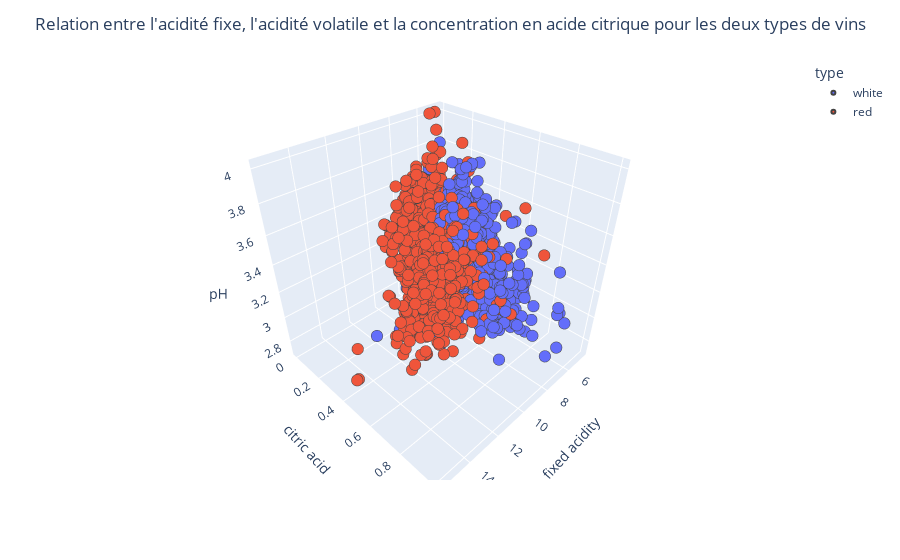

Notebook code cell kept with this figure:
### Code cell
fig = px.scatter_3d(
    train_set,
    x="fixed acidity",
    y="citric acid",
    z="pH",
    color="type",
)
fig.update_traces(
    marker=dict(size=4, line=dict(width=2)),
    selector=dict(mode="markers"),
)
fig.update_layout(
    title_text="Relation entre l'acidité fixe, l'acidité volatile et la concentration en acide citrique pour les deux types de vins",
    title_x=0.5,
)

### Figure 1 — Plotly figure (JSON) as saved in the notebook; plotly's stock layout.template omitted (floating-point values rounded to 4 significant figures; data arrays with more than 128 entries replaced by an {"elided": "..."} marker saying what was removed)
{"data": [{"hovertemplate": "type=white<br>fixed acidity=%{x}<br>citric acid=%{y}<br>pH=%{z}<extra></extra>", "legendgroup": "white", "marker": {"color": "#636efa", "line": {"width": 2}, "size": 4, "symbol": "circle"}, "mode": "markers", "name": "white", "scene": "scene", "showlegend": true, "type": "scatter3d", "x": {"elided": "3903 float values"}, "y": {"elided": "3903 float values"}, "z": {"elided": "3903 float values"}}, {"hovertemplate": "type=red<br>fixed acidity=%{x}<br>citric acid=%{y}<br>pH=%{z}<extra></extra>", "legendgroup": "red", "marker": {"color": "#EF553B", "line": {"width": 2}, "size": 4, "symbol": "circle"}, "mode": "markers", "name": "red", "scene": "scene", "showlegend": true, "type": "scatter3d", "x": {"elided": "1251 float values"}, "y": {"elided": "1251 float values"}, "z": {"elided": "1251 float values"}}], "layout": {"legend": {"title": {"text": "type"}, "tracegroupgap": 0}, "margin": {"t": 60}, "scene": {"domain": {"x": [0, 1], "y": [0, 1]}, "xaxis": {"title": {"text": "fixed acidity"}}, "yaxis": {"title": {"text": "citric acid"}}, "zaxis": {"title": {"text": "pH"}}}, "title": {"text": "Relation entre l'acidité fixe, l'acidité volatile et la concentration en acide citrique pour les deux types de vins", "x": 0.5}}}
